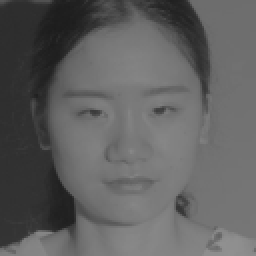
#> input picture image/original_image/F1.png, 128 x 128 px (shown 2 times larger)
$ python attack2CLA.py --input image/original_image/F1.png
#> lines starting #> are read from the running program, lines starting #| are printed output that depends on the picture
"""
attack2.py
以 attack.py 的拼貼攻擊為基礎，竄改率僅使用整數百分比（10、20、…、90）。

與 attack.py 差異：
  - 竄改率必須為整數（%）
  - 依整數比例計算區塊數（round），不再使用 ceil + 2 緩衝
  - 輸出檔名與日誌皆標示整數竄改率
"""

from __future__ import annotations

import argparse
import os

import cv2
import numpy as np

DEFAULT_WATERMARKED_IMAGE = "./image/embed_image/embeddedCAE_3.png"
DEFAULT_OUTPUT_FOLDER = "./image/collage_experiment_result/"
DEFAULT_RATIOS = list(range(10, 100, 10))  # 10, 20, ..., 90
BLOCK_SIZE = 16
COLLAGE_SHIFT_BLOCKS = 4


def validate_integer_ratios(ratios: list[int]) -> list[int]:
    cleaned = []
    for r in ratios:
        if r != int(r):
            raise ValueError(f"竄改率必須為整數，收到: {r}")
        r = int(r)
        if r < 1 or r > 99:
            raise ValueError(f"竄改率須介於 1~99 之間，收到: {r}")
        cleaned.append(r)
    return sorted(set(cleaned))


def compute_tamper_blocks(total_blocks: int, ratio_percent: int) -> int:
    """依整數竄改率計算要篡改的區塊數。"""
    n = round(total_blocks * ratio_percent / 100.0)
    return max(1, min(total_blocks, n))


def actual_ratio_percent(tampered_blocks: int, block_size: int, total_pixels: int) -> int:
    """實際像素竄改比例（四捨五入為整數 %）。"""
    tampered_pixels = tampered_blocks * (block_size ** 2)
    return int(round(tampered_pixels / total_pixels * 100))


def collage_attack(
    img_watermarked: np.ndarray,
    ratio_percent: int,
    *,
    block_size: int = BLOCK_SIZE,
    shift_blocks: int = COLLAGE_SHIFT_BLOCKS,
) -> tuple[np.ndarray, int, int]:
    """
    對單一竄改率執行拼貼攻擊。
    回傳：(篡改圖, 篡改區塊數, 實際整數竄改率%)
    """
    h, w = img_watermarked.shape[:2]
    total_pixels = h * w
    total_blocks_x = w // block_size
    total_blocks_y = h // block_size
    total_blocks = total_blocks_x * total_blocks_y

    num_tamper_blocks = compute_tamper_blocks(total_blocks, ratio_percent)
    tampering_image = img_watermarked.copy()
    tampered_count = 0

    for i in range(total_blocks_y):
        for j in range(total_blocks_x):
            if tampered_count >= num_tamper_blocks:
                break

            y_target = i * block_size
            x_target = j * block_size
            y_source = i * block_size
            x_source = ((j + shift_blocks) % total_blocks_x) * block_size

            tampering_image[
                y_target : y_target + block_size,
                x_target : x_target + block_size,
            ] = img_watermarked[
                y_source : y_source + block_size,
                x_source : x_source + block_size,
            ]
            tampered_count += 1
        if tampered_count >= num_tamper_blocks:
            break

    actual_percent = actual_ratio_percent(tampered_count, block_size, total_pixels)
    return tampering_image, tampered_count, actual_percent


def run(
    watermarked_image_path: str,
    output_folder: str,
    ratios: list[int],
) -> None:
    ratios = validate_integer_ratios(ratios)

    if not os.path.isfile(watermarked_image_path):
        raise FileNotFoundError(f"找不到浮水印影像: {watermarked_image_path}")

    os.makedirs(output_folder, exist_ok=True)

    img = cv2.imread(watermarked_image_path, cv2.IMREAD_GRAYSCALE)
#> img is the input picture: shape (128, 128); min 28, max 145, mean 96
    if img is None:
        raise ValueError(f"無法讀取影像: {watermarked_image_path}")

    h, w = img.shape[:2]
#> h = 128; w = 128
    total_blocks_x = w // BLOCK_SIZE
#> total_blocks_x = 8
    total_blocks_y = h // BLOCK_SIZE
#> total_blocks_y = 8
    total_blocks = total_blocks_x * total_blocks_y
#> total_blocks = 64

    print(f"成功載入影像！解析度: {w}x{h} | 總區塊數: {total_blocks}")
#| 成功載入影像！解析度: 128x128 | 總區塊數: 64
    print(f"整數竄改率: {ratios}")
    print(f"輸出資料夾: {output_folder}")
    print("-" * 60)

    for ratio_percent in ratios:
        tampered_img, block_count, actual_percent = collage_attack(img, ratio_percent)
        save_name = f"tamper_image_{ratio_percent}percent.png"
        save_path = os.path.join(output_folder, save_name)
        cv2.imwrite(save_path, tampered_img)

        print(f"已儲存 -> {save_name}")
        print(
            f"    目標竄改率: {ratio_percent}% | "
            f"實際竄改率: {actual_percent}% | "
            f"篡改區塊: {block_count}"
        )
#> this loop made 9 passes
#> (block_count, actual_percent) on passes 1 to 9: (6, 9), (13, 20), (19, 30), (26, 41), (32, 50), (38, 59), (45, 70), (51, 80), (58, 91)
#|     目標竄改率: 10% | 實際竄改率: 9% | 篡改區塊: 6
#|     目標竄改率: 20% | 實際竄改率: 20% | 篡改區塊: 13
#|     目標竄改率: 30% | 實際竄改率: 30% | 篡改區塊: 19
#|     目標竄改率: 40% | 實際竄改率: 41% | 篡改區塊: 26
#|     目標竄改率: 50% | 實際竄改率: 50% | 篡改區塊: 32
#|     目標竄改率: 60% | 實際竄改率: 59% | 篡改區塊: 38
#|     目標竄改率: 70% | 實際竄改率: 70% | 篡改區塊: 45
#|     目標竄改率: 80% | 實際竄改率: 80% | 篡改區塊: 51
#> (further printed lines are left out)
#> pass 1, in run, `tampered_img, block_count, actual_percent = collage_attack(img, ratio_..`:
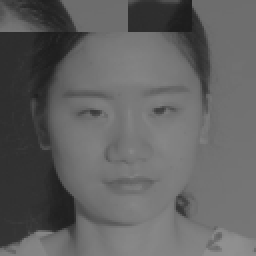
#> tampered_img: shape (128, 128) (shown 2 times larger); min 28, max 145, mean 97.4
#> pass 2, in run, `tampered_img, block_count, actual_percent = collage_attack(img, ratio_..`:
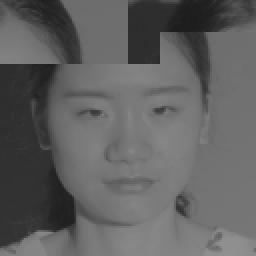
#> tampered_img: shape (128, 128) (shown 2 times larger); min 28, max 145, mean 96.7
#> pass 3, in run, `tampered_img, block_count, actual_percent = collage_attack(img, ratio_..`:
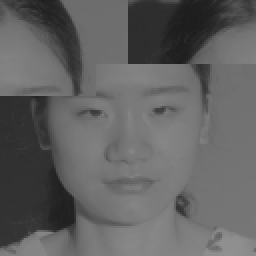
#> tampered_img: shape (128, 128) (shown 2 times larger); min 28, max 145, mean 97.9

    print("-" * 60)
    print(f"完成！共 {len(ratios)} 張，儲存於: {output_folder}")
#| 完成！共 9 張，儲存於: ./image/collage_experiment_result/


def parse_args() -> argparse.Namespace:
    parser = argparse.ArgumentParser(description="整數竄改率拼貼攻擊（attack2）")
    parser.add_argument(
        "-i",
        "--input",
        default=DEFAULT_WATERMARKED_IMAGE,
        help="含浮水印的嵌入圖路徑",
    )
    parser.add_argument(
        "-o",
        "--output",
        default=DEFAULT_OUTPUT_FOLDER,
        help="輸出資料夾",
    )
    parser.add_argument(
        "-r",
        "--ratios",
        nargs="+",
        type=int,
        default=DEFAULT_RATIOS,
        help="整數竄改率列表（%%），例如: -r 10 20 30",
    )
    return parser.parse_args()


def main() -> None:
    args = parse_args()
    run(args.input, args.output, args.ratios)


if __name__ == "__main__":
    main()

$ run again, on image/original_image/F3.png
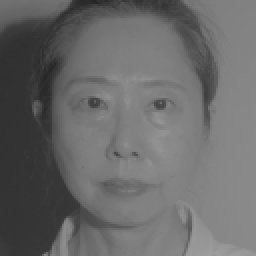
#> input picture image/original_image/F3.png, 128 x 128 px (shown 2 times larger)
#> in run, img is the input picture: shape (128, 128); min 37, max 157, mean 105.3
#| 成功載入影像！解析度: 128x128 | 總區塊數: 64
#> the loop in run, `for ratio_percent in ratios:` made 9 passes
#> (block_count, actual_percent) on passes 1 to 8: (6, 9), (13, 20), (19, 30), (26, 41), (32, 50), (38, 59), (45, 70), (51, 80)
#> (printed output is left out)
#> pass 1, in run, `tampered_img, block_count, actual_percent = collage_attack(img, ratio_..`:
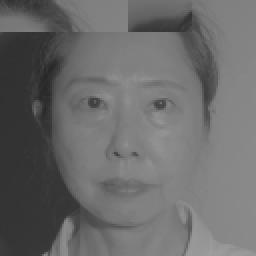
#> tampered_img: shape (128, 128) (shown 2 times larger); min 37, max 157, mean 106.5
#> pass 3, in run, `tampered_img, block_count, actual_percent = collage_attack(img, ratio_..`:
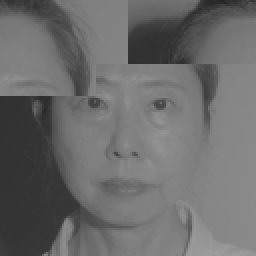
#> tampered_img: shape (128, 128) (shown 2 times larger); min 37, max 157, mean 107.3
#| 完成！共 9 張，儲存於: ./image/collage_experiment_result/

$ run again, on image/original_image/M1.png
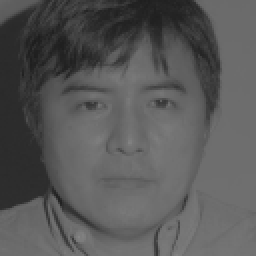
#> input picture image/original_image/M1.png, 128 x 128 px (shown 2 times larger)
#> in run, img is the input picture: shape (128, 128); min 29, max 134, mean 87.9
#| 成功載入影像！解析度: 128x128 | 總區塊數: 64
#> the loop in run, `for ratio_percent in ratios:` made 9 passes
#> (block_count, actual_percent) on passes 1 to 8: (6, 9), (13, 20), (19, 30), (26, 41), (32, 50), (38, 59), (45, 70), (51, 80)
#> (printed output is left out)
#> pass 1, in run, `tampered_img, block_count, actual_percent = collage_attack(img, ratio_..`:
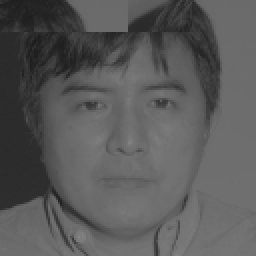
#> tampered_img: shape (128, 128) (shown 2 times larger); min 29, max 134, mean 89.3
#> pass 3, in run, `tampered_img, block_count, actual_percent = collage_attack(img, ratio_..`:
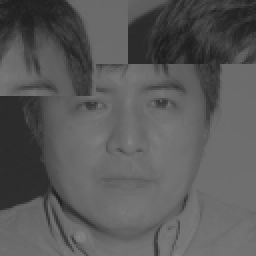
#> tampered_img: shape (128, 128) (shown 2 times larger); min 29, max 134, mean 89.2
#| 完成！共 9 張，儲存於: ./image/collage_experiment_result/

$ run again, on image/original_image/M2.png
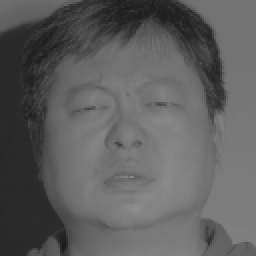
#> input picture image/original_image/M2.png, 128 x 128 px (shown 2 times larger)
#> in run, img is the input picture: shape (128, 128); min 27, max 143, mean 94.2
#| 成功載入影像！解析度: 128x128 | 總區塊數: 64
#> the loop in run, `for ratio_percent in ratios:` made 9 passes
#> (block_count, actual_percent) on passes 1 to 8: (6, 9), (13, 20), (19, 30), (26, 41), (32, 50), (38, 59), (45, 70), (51, 80)
#> (printed output is left out)
#> pass 1, in run, `tampered_img, block_count, actual_percent = collage_attack(img, ratio_..`:
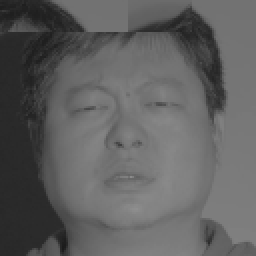
#> tampered_img: shape (128, 128) (shown 2 times larger); min 27, max 143, mean 95.8
#> pass 3, in run, `tampered_img, block_count, actual_percent = collage_attack(img, ratio_..`:
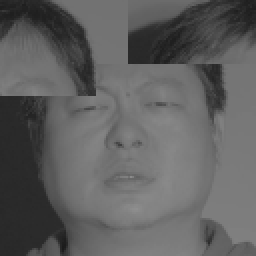
#> tampered_img: shape (128, 128) (shown 2 times larger); min 27, max 143, mean 95.6
#| 完成！共 9 張，儲存於: ./image/collage_experiment_result/
